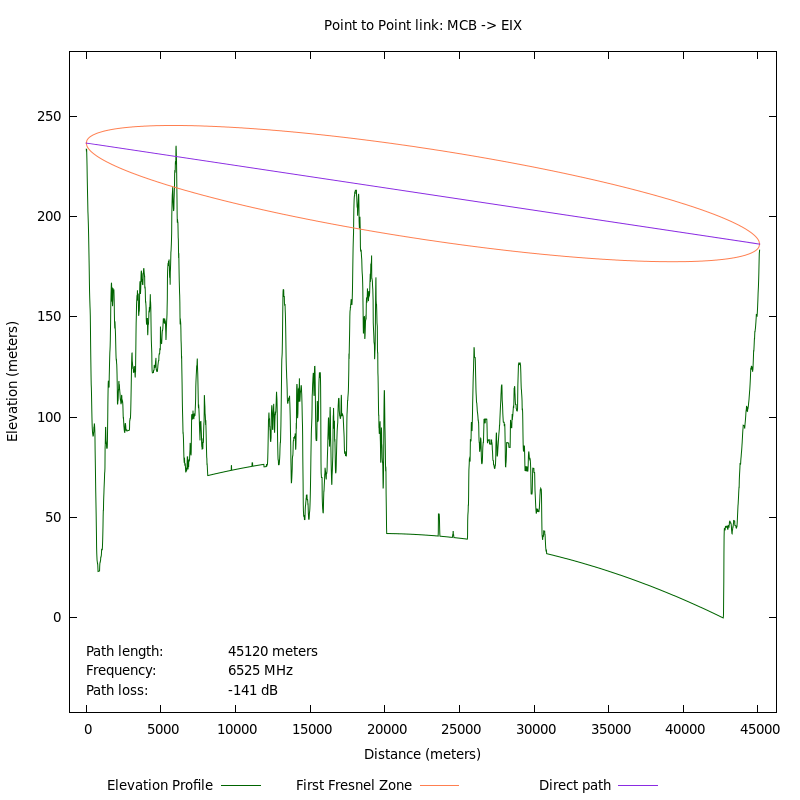

Recreate this plot in gnuplot.

set xlabel "Distance (meters)"
set ylabel "Elevation (meters)"
set xrange[-1128.0:46248.0]
set yrange[-47.0352188:282.2113128]
set key off

set terminal pngcairo size 320,320 enhanced font 'Verdana,6'
set output "html/WCB/MCB_EIX_thumb.png"

plot 	"html/WCB/MCB_EIX_terrain.dat" using 1:2 with lines title "Elevation Profile" lt rgb "#006400", 	"html/WCB/MCB_EIX_fresnel.dat" using 1:2 with lines title "First Fresnel Zone" lc rgb "#FF7F50" lt 2, 	"html/WCB/MCB_EIX_fresnel.dat" using 3:4 with lines notitle lc rgb "#FF7F50" lt 2, 	"html/WCB/MCB_EIX_ptp.dat" using 1:2 with lines title "Direct path" lt rgb "#8A2BE2"

set title "Point to Point link: MCB -> EIX"
set key bmargin left horizontal
set label "Path length:" offset graph 0.0,-0.05
set label "45120 meters" offset graph 0.2,-0.05
set label "Frequency:" offset graph 0.0,-0.08
set label "6525 MHz" offset graph 0.2,-0.08
set label "Path loss:" offset graph 0.0,-0.11
set label "-141 dB" offset graph 0.2,-0.11

set terminal pngcairo size 800,800 enhanced font 'Verdana,10'
set output "html/WCB/MCB_EIX.png"
replot

set notitle
set terminal epslatex color size 5.75,6
set output "html/WCB/MCB_EIX.tex"
replot
